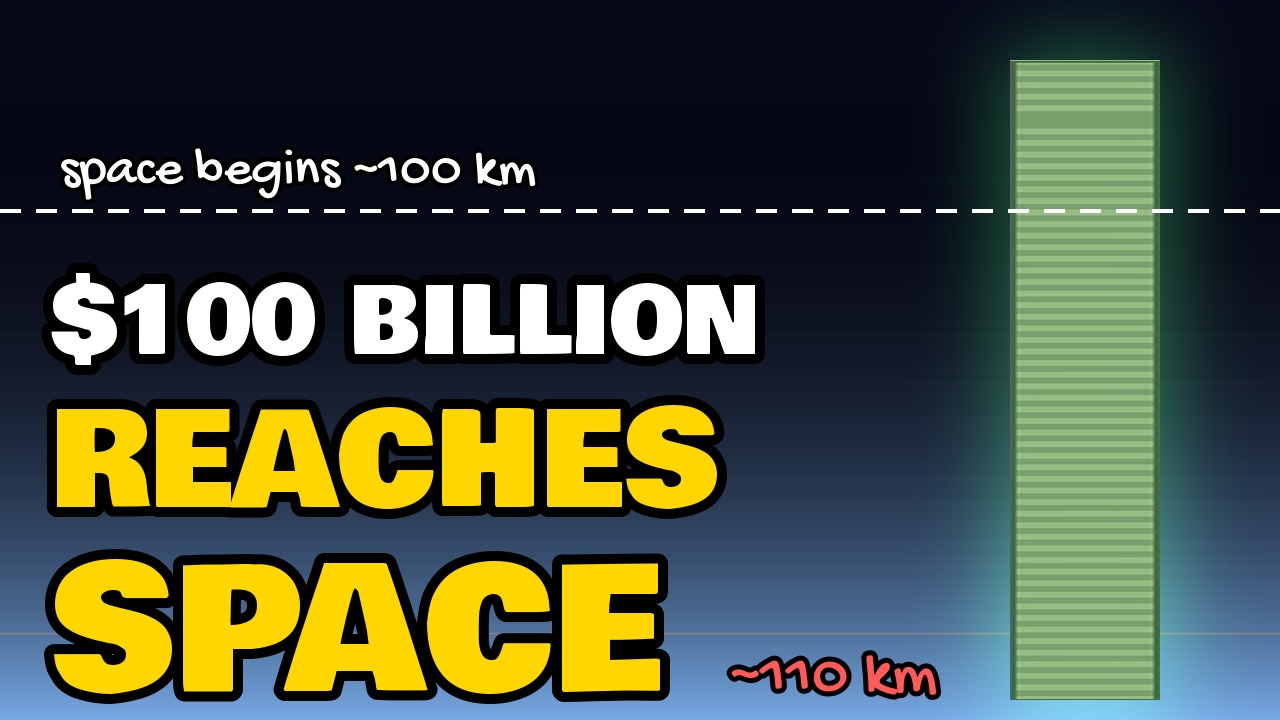

Recreate this plot in Python.
from PIL import Image, ImageDraw, ImageFont, ImageFilter
src = Image.open('s_60.png').convert('RGB')           # 1920x1080
for yy in range(343, 354):                              # remove the baked dashed line
    for xx in range(0, 1920):
        src.putpixel((xx, yy), src.getpixel((xx, 340)))

W, H = 1280, 720
# clean gradient background: replicate a text-free column
col = src.crop((300, 0, 301, 1080)).resize((1, 720))
bg = col.resize((W, H))
# stack crop (green bundle) from the frame, stretched to full usable height
stack = src.crop((783, 287, 830, 950))
top_y = 60                       # top of stack in thumbnail
base_y = 700
sh = base_y - top_y
stack = stack.resize((150, sh), Image.LANCZOS)
sx = 1010
# glow
glow = Image.new('RGB', (W, H), (0, 0, 0)); ImageDraw.Draw(glow).rectangle([sx-10, top_y-10, sx+160, base_y], fill=(80, 255, 120))
glow = glow.filter(ImageFilter.GaussianBlur(40))
bg = Image.blend(bg, Image.eval(Image.composite(glow, bg, Image.new('L', (W, H), 255)), lambda v: v), 0.0)
from PIL import ImageChops
bg = ImageChops.add(bg, Image.eval(glow, lambda v: int(v*0.35)))
bg.paste(stack, (sx, top_y))
d = ImageDraw.Draw(bg)
# dashed "space" line
y = 210
for x in range(0, W, 36): d.line([(x, y), (x+20, y)], fill=(255, 255, 255), width=4)
F = '/home/claude/v38/fonts/bowlby-one.ttf'
def txt(xy, s, size, fill, stroke=10):
    f = ImageFont.truetype(F, size)
    d.text(xy, s, font=f, fill=fill, stroke_width=stroke, stroke_fill=(0, 0, 0))
txt((50, 250), "$100 BILLION", 92, (255, 255, 255))
txt((50, 360), "REACHES", 130, (255, 214, 0))
txt((50, 500), "SPACE", 170, (255, 214, 0))
sm = ImageFont.truetype('/home/claude/v20/fonts/GochiHand.ttf', 54)
d.text((60, 140), "space begins ~100 km", font=sm, fill=(255, 255, 255), stroke_width=4, stroke_fill=(0, 0, 0))
d.text((730, 640), "~110 km", font=ImageFont.truetype('/home/claude/v20/fonts/GochiHand.ttf', 64), fill=(255, 90, 90), stroke_width=5, stroke_fill=(0, 0, 0))
bg.save('thumb_100b_long.jpg', quality=92)
